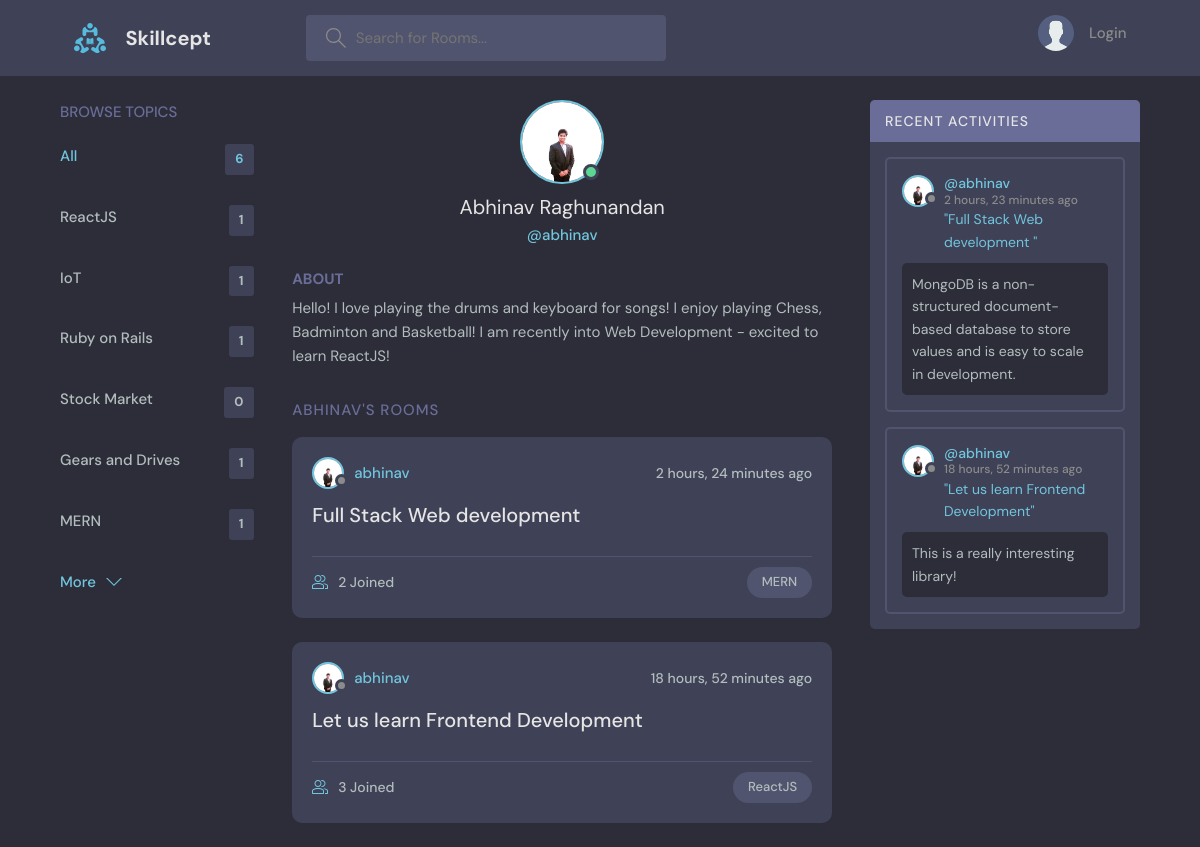
Page /profile/1/ on the committed database.
### base/models.py (models this page shows, shortened)
class Topic(models.Model):
    name = models.CharField(max_length=200)

class User(AbstractUser):
    name = models.CharField(max_length=200, null=True, unique=True)
    email = models.EmailField(null=True, unique=True)
    bio = models.TextField(null=True)
    avatar = models.ImageField(null=True, default='nophoto.svg')
    USERNAME_FIELD = 'email'
    REQUIRED_FIELDS =  []

class Room(models.Model):
    host = models.ForeignKey(User, null=True, on_delete=models.SET_NULL)
    topic = models.ForeignKey(Topic, null=True, on_delete=models.SET_NULL)
    name = models.CharField(max_length=200)
    description = models.TextField(null=True, blank=True)
    participants = models.ManyToManyField(User, related_name='participants', blank=True)
    updated = models.DateTimeField(auto_now=True)
    created = models.DateTimeField(auto_now_add=True)
    class Meta:
        ordering = ['-updated', '-created']
    def __str__(self):
        return self.name

class Message(models.Model):
    user = models.ForeignKey(User, on_delete=models.CASCADE)
    room = models.ForeignKey(Room, on_delete=models.CASCADE)
    body = models.TextField()
    updated = models.DateTimeField(auto_now=True)
    created = models.DateTimeField(auto_now_add=True)
    class Meta:
        ordering = ['-updated', '-created']

### base/views.py (the view)
# urls.py: path('profile/<str:pk>/', views.userProfile, name='user-profile'),
def userProfile(request, pk):
    user = User.objects.get(id=pk)
    rooms = user.room_set.all()
    room_messages = user.message_set.all()
    topics = Topic.objects.all()
    context = {'user': user, 'rooms': rooms, 'room_messages': room_messages, 'topics': topics}
    return render(request, 'base/profile.html', context)

### base/templates/base/profile.html (shortened to what this page needs)
{% extends 'main.html' %}
{% block content %}
  <main class="profile-page layout layout--3">
    <div class="container">
      {% include 'base/topics_component.html' %}
      <div class="roomList">
        <div class="profile">
          <div class="profile__avatar">
            <div class="avatar avatar--large active">
              <img src="{{user.avatar.url}}" />
            </div>
          </div>
          <div class="profile__info">
            <h3>{{user.name}}</h3>
            <p>@{{user.username}}</p>
          </div>
          <div class="profile__about">
            <h3>About</h3>
            <p>
              {{user.bio}}
            </p>
          </div>
        </div>
        <div class="roomList__header">
          <div>
            <h2>{{user.username}}'s Rooms</a>
            </h2>
          </div>
        </div>
        {% include 'base/feed_component.html' %}
      </div>
      {% include 'base/activity_component.html' %}
    </div>
  </main>
{% endblock %}

### base/templates/base/topics_component.html
<div class="topics">
  <div class="topics__header">
    <h2>Browse Topics</h2>
  </div>
  <ul class="topics__list">
    <li>
      <a href="{% url 'home' %}" class="active">All <span>{{topics.count}}</span></a>
    </li>
    {% for topic in topics %}
    <li>
      <a href="{% url 'home' %}?q={{topic.name}}">{{topic.name}}<span>{{topic.room_set.all.count}}</span></a>
    </li>
    {% endfor %}
  </ul>
  <a class="btn btn--link" href="{% url 'topics' %}">
    More
    <svg
      version="1.1"
      xmlns="http://www.w3.org/2000/svg"
      width="32"
      height="32"
      viewBox="0 0 32 32"
    >
      <title>chevron-down</title>
      <path d="M16 21l-13-13h-3l16 16 16-16h-3l-13 13z"></path>
    </svg>
  </a>
</div>

### base/templates/base/feed_component.html (shortened to what this page needs)
{% for room in rooms %}
    <div class="roomListRoom">
        <div class="roomListRoom__header">
        <a href="{% url 'user-profile' room.host.id %}" class="roomListRoom__author">
            <div class="avatar avatar--small">
            <img src="{{room.host.avatar.url}}" />
            </div>
            <span>{{room.host.username}}</span>
        </a>
        <div class="roomListRoom__actions">
            <span>{{room.created|timesince}} ago</span>
        </div>
        </div>
        <div class="roomListRoom__content">
        <a href="{% url 'room' room.id %}">{{room.name}}</a>
        </div>
        <div class="roomListRoom__meta">
        <a href="{% url 'room' room.id %}" class="roomListRoom__joined">
            {{room.participants.all.count}} Joined
        </a>
        <p class="roomListRoom__topic">{{room.topic.name}}</p>
        </div>
    </div>
{% endfor %}

### base/templates/base/activity_component.html (shortened to what this page needs)
<div class="activities">
  <div class="activities__header">
    <h2>Recent Activities</h2>
  </div>
  {% for message in room_messages %}
    <div class="activities__box">
        <div class="activities__boxHeader roomListRoom__header">
        <a href="{% url 'user-profile' message.user.id %}" class="roomListRoom__author">
            <div class="avatar avatar--small">
            <img src="{{message.user.avatar.url}}" />
            </div>
            <p> @{{message.user.username}} <br>  <span>{{message.created|timesince}} ago</span> </p>
        </a>
        <br>
        </div>
        <div class="activities__boxContent">
            <p>
                <a href="{% url 'room' message.room.id %}">"{{message.room}}"</a>
            </p>
            <div class="activities__boxRoomContent">
                {{message.body}}
            </div>
        </div>
    </div>
  {% endfor %}
</div>

### rows in the picture
Topic: name "ReactJS", room_set.all.count "1"
Topic: name "IoT", room_set.all.count "1"
Topic: name "Ruby on Rails", room_set.all.count "1"
Topic: name "Stock Market", room_set.all.count "0"
Topic: name "Gears and Drives", room_set.all.count "1"
Topic: name "MERN", room_set.all.count "1"
User: avatar (placeholder picture), name "Abhinav Raghunandan", username "abhinav", bio "Hello! I love playing the drums and keyboard for songs! I enjoy playing Chess, Badminton and Basketball! I am recently into Web Development - excited to learn ReactJS!", username "ABHINAV"
Room: host.avatar (placeholder picture), host.username "abhinav", created "2 hours, 24 minutes", name "Full Stack Web development", participants.all.count "2", topic.name "MERN"
Room: host.avatar (placeholder picture), host.username "abhinav", created "18 hours, 52 minutes", name "Let us learn Frontend Development", participants.all.count "3", topic.name "ReactJS"
Message: user.avatar (placeholder picture), user.username "abhinav", created "2 hours, 23 minutes", room "Full Stack Web development", body "MongoDB is a non- structured document- based database to store values and is easy to scale in development."
Message: user.avatar (placeholder picture), user.username "abhinav", created "18 hours, 52 minutes", room "Let us learn Frontend Development", body "This is a really interesting library!"

### other values in the picture
{{ topics.count }} "6"
